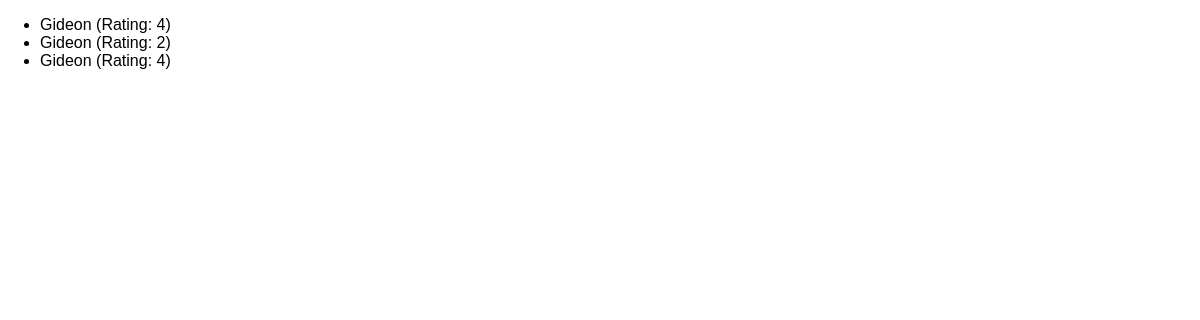
/reviews, run on an earlier commit of the app's database.
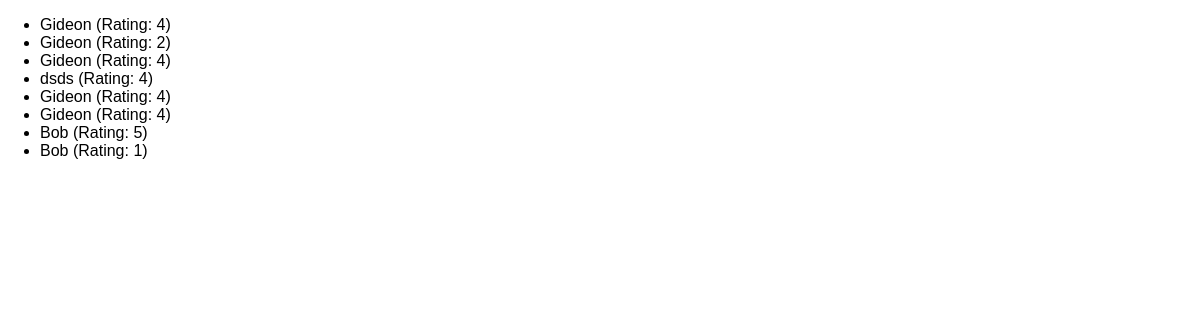
And on a later commit of the database.
### reviews/models.py (models this page shows)
class Review(models.Model):
    user_name = models.CharField(max_length=100)
    review_text = models.TextField()
    rating = models.IntegerField()

### reviews/views.py (the view)
# urls.py: path("reviews", views.ReviewsListView.as_view()),
class ReviewsListView(ListView):
    template_name = "reviews/review_list.html"
    model = Review
    context_object_name = "reviews"

### reviews/templates/reviews/review_list.html (shortened to what this page needs)
{% extends 'reviews/base.html' %}
{% block content %}
<ul>
    {% for review in reviews %}
        <li>{{ review.user_name }} (Rating: {{ review.rating}})</li>
    {% endfor %}
</ul>
{% endblock content %}

### reviews/templates/reviews/base.html (shortened to what this page needs)
{% load static %}
<!DOCTYPE html>
<html lang="en">
<head>
    <link rel="stylesheet" href="{% static "reviews/styles.css" %}">
</head>
<body>
    {% block content %}{% endblock content %}
</body>
</html>

### reviews/static/reviews/styles.css (style rules this page uses)
body { font-family: sans-serif; margin: 0; }

What changed in the data, as far as the page shows it:
added Review: user_name "dsds", rating "4"
added Review: user_name "Gideon", rating "4"
added Review: user_name "Gideon", rating "4"
added Review: user_name "Bob", rating "5"
added Review: user_name "Bob", rating "1"
